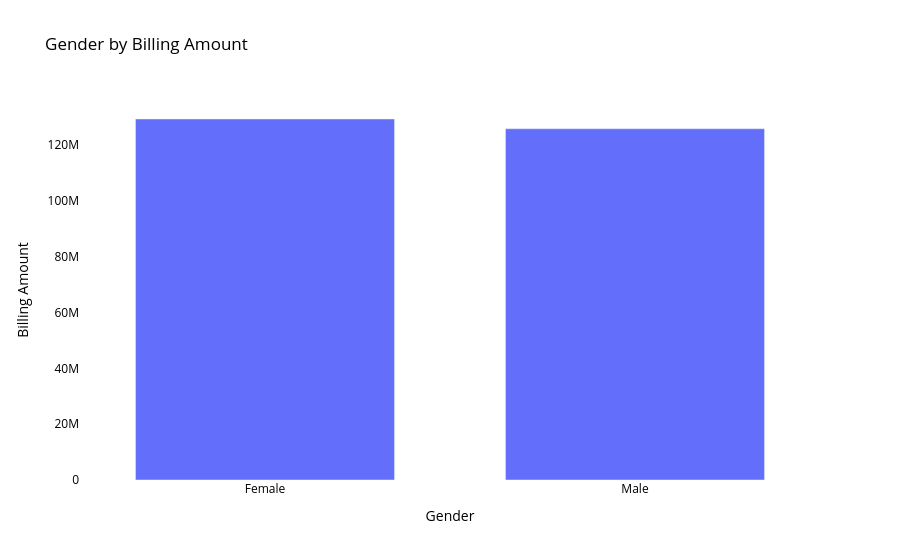
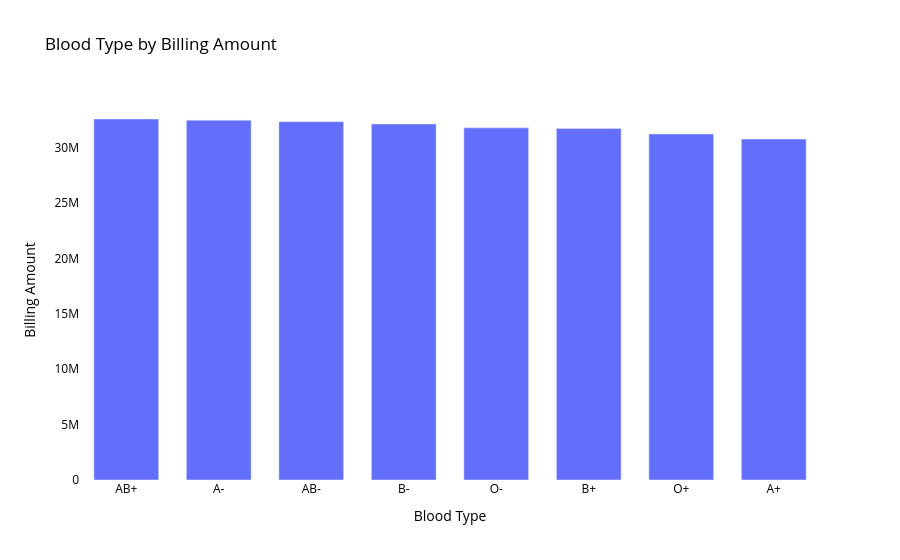
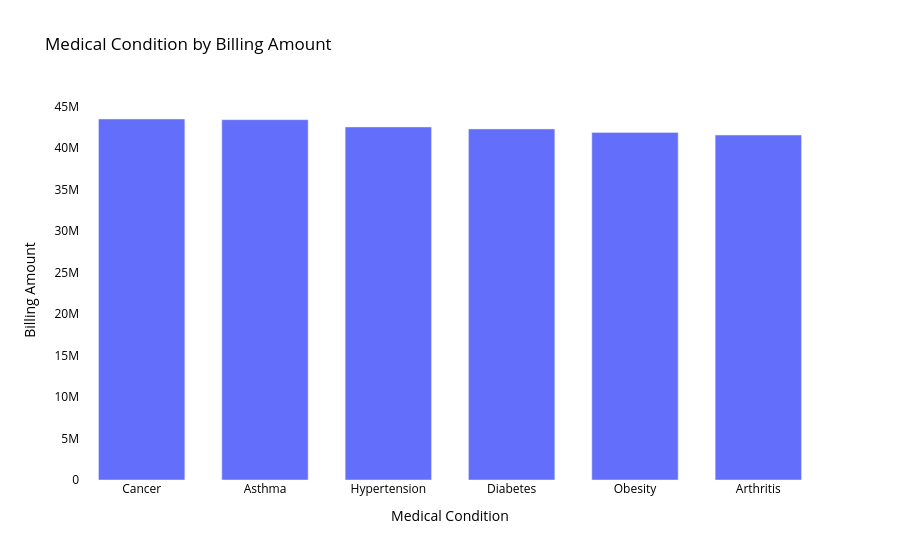
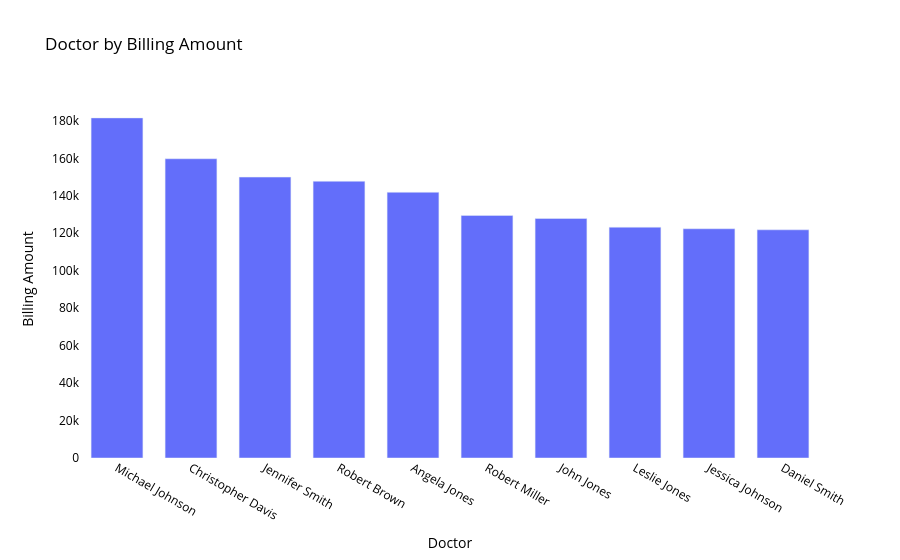

These figures' notebook cell, in order:
### Code cell
# Initialize Plotly notebook mode to display plots inline in Jupyter Notebooks
pyo.init_notebook_mode(connected=True)

for i in cols:
    
    if i == 'Gender':
        # Group by 'Gender' and calculate the sum of 'Billing Amount'
        char_bar = df.groupby(['Gender'])[['Billing Amount']].sum().reset_index()
    else:
        # Group by the current column (i) and calculate the sum of 'Billing Amount'
        char_bar = df.groupby([i])[['Billing Amount']].sum().reset_index()

     # Sort the dataframe by 'Billing Amount' in descending order to get the top values
    char_bar = char_bar.sort_values(by="Billing Amount", ascending=False)
    top = char_bar.head(10)

    # Create Bar chart
    fig = go.Figure()

    fig.add_trace(go.Bar(
        x=top[i if i != 'Gender' else 'Gender'],
        y=top['Billing Amount'],
        
    ))
    
    # Customize the layout of the chart
    fig.update_layout(
        title=f"{i} by Billing Amount", 
        xaxis_title=i if i != 'Gender' else 'Gender',
        yaxis_title="Billing Amount",
        plot_bgcolor='white',
        paper_bgcolor='white',
        font=dict(color='black'),
        bargap=0.3
    )


    pyo.iplot(fig)

### Figure 1 — Plotly figure (JSON) as saved in the notebook; plotly's stock layout.template omitted (floating-point values rounded to 4 significant figures)
{"data": [{"type": "bar", "x": ["Female", "Male"], "y": [129300000.0, 125800000.0]}], "layout": {"autosize": true, "bargap": 0.3, "font": {"color": "black"}, "paper_bgcolor": "white", "plot_bgcolor": "white", "title": {"text": "Gender by Billing Amount"}, "xaxis": {"autorange": true, "range": [-0.5, 1.5], "title": {"text": "Gender"}, "type": "category"}, "yaxis": {"autorange": true, "range": [0, 136100000.0], "title": {"text": "Billing Amount"}, "type": "linear"}}}

### Figure 2 — Plotly figure (JSON) as saved in the notebook; plotly's stock layout.template omitted (floating-point values rounded to 4 significant figures)
{"data": [{"type": "bar", "x": ["AB+", "A-", "AB-", "B-", "O-", "B+", "O+", "A+"], "y": [32600000.0, 32490000.0, 32360000.0, 32150000.0, 31800000.0, 31740000.0, 31250000.0, 30780000.0]}], "layout": {"autosize": true, "bargap": 0.3, "font": {"color": "black"}, "paper_bgcolor": "white", "plot_bgcolor": "white", "title": {"text": "Blood Type by Billing Amount"}, "xaxis": {"autorange": true, "range": [-0.5, 7.5], "title": {"text": "Blood Type"}, "type": "category"}, "yaxis": {"autorange": true, "range": [0, 34310000.0], "title": {"text": "Billing Amount"}, "type": "linear"}}}

### Figure 3 — Plotly figure (JSON) as saved in the notebook; plotly's stock layout.template omitted (floating-point values rounded to 4 significant figures)
{"data": [{"type": "bar", "x": ["Cancer", "Asthma", "Hypertension", "Diabetes", "Obesity", "Arthritis"], "y": [43490000.0, 43410000.0, 42530000.0, 42300000.0, 41870000.0, 41560000.0]}], "layout": {"autosize": true, "bargap": 0.3, "font": {"color": "black"}, "paper_bgcolor": "white", "plot_bgcolor": "white", "title": {"text": "Medical Condition by Billing Amount"}, "xaxis": {"autorange": true, "range": [-0.5, 5.5], "title": {"text": "Medical Condition"}, "type": "category"}, "yaxis": {"autorange": true, "range": [0, 45780000.0], "title": {"text": "Billing Amount"}, "type": "linear"}}}

### Figure 4 — Plotly figure (JSON) as saved in the notebook; plotly's stock layout.template omitted (floating-point values rounded to 4 significant figures)
{"data": [{"type": "bar", "x": ["Michael Johnson", "Christopher Davis", "Jennifer Smith", "Robert Brown", "Angela Jones", "Robert Miller", "John Jones", "Leslie Jones", "Jessica Johnson", "Daniel Smith"], "y": [181600.0, 159800.0, 150000.0, 147700.0, 141900.0, 129500.0, 127900.0, 123200.0, 122400.0, 121800.0]}], "layout": {"autosize": true, "bargap": 0.3, "font": {"color": "black"}, "paper_bgcolor": "white", "plot_bgcolor": "white", "title": {"text": "Doctor by Billing Amount"}, "xaxis": {"autorange": true, "range": [-0.5, 9.5], "title": {"text": "Doctor"}, "type": "category"}, "yaxis": {"autorange": true, "range": [0, 191100.0], "title": {"text": "Billing Amount"}, "type": "linear"}}}
